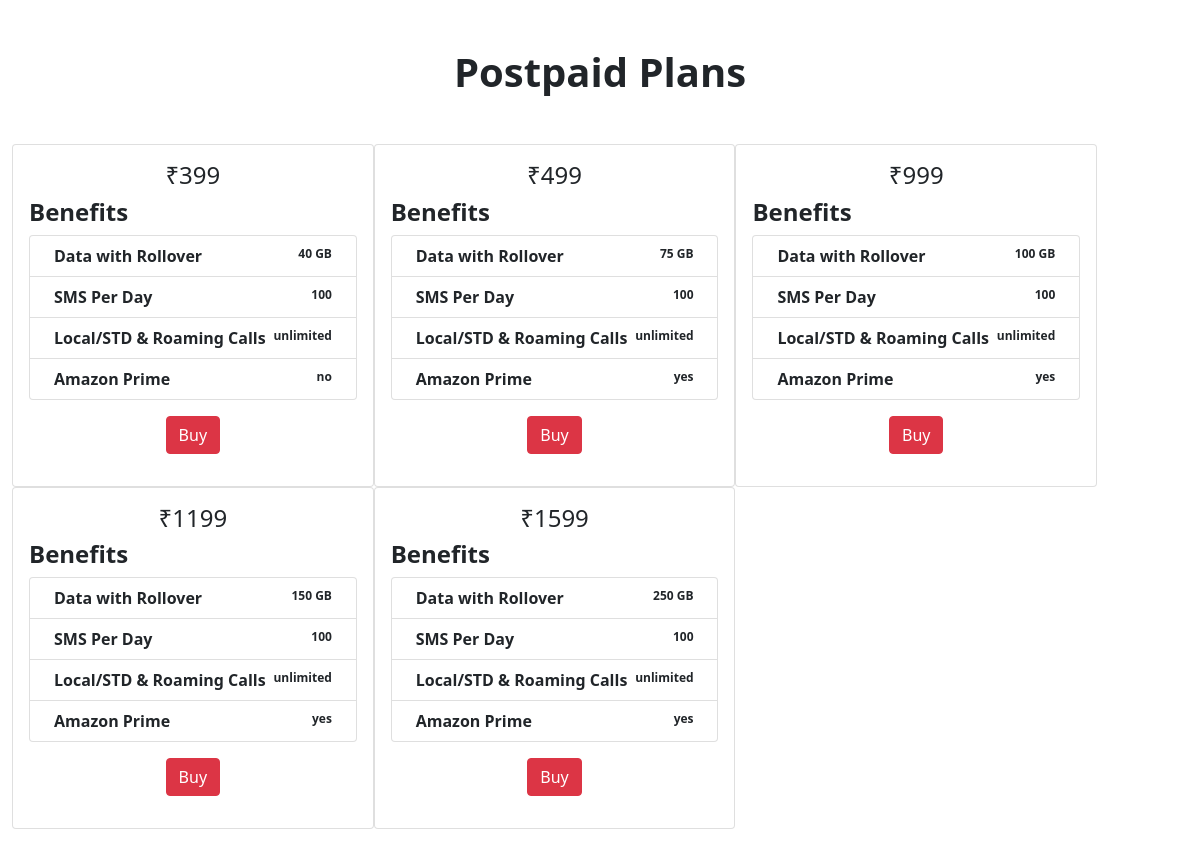
The page / on the database its author committed.
### airtelplans/models.py (models this page shows)
class Plan(models.Model):
    amount = models.PositiveIntegerField()
    data = models.CharField(max_length=20)
    sms = models.IntegerField()
    roaming = models.CharField(max_length=20)
    subscription_choice =(
        ('yes','yes'),
        ('no','no')
    )
    subscription = models.CharField(max_length=20,choices=subscription_choice)

### airtelplans/views.py (the view)
# urls.py: path('',views.plan),
def plan(request):
    postpaid_plan = Plan.objects.all()
    return render(request,'plan.html',{'postpaid_plan':postpaid_plan})

### templates/plan.html (shortened to what this page needs)
<!doctype html>
<html lang="en">
<head>
    <link href="https://cdn.jsdelivr.net/npm/bootstrap@5.0.2/dist/css/bootstrap.min.css" rel="stylesheet"
>
</head>
<body>
    <h1 class="text-center fw-bold my-5">Postpaid Plans</h1>
<div class="container-fluid">
    <div class="card-group my-5">
        {% for plan in postpaid_plan %}
        <form action="/buy-plan" method="post">
            <div class="card">
                <div class="card-body">
                    <h5 class="card-title text-center fs-4">₹{{plan.amount}}</h5>
                    <h4 class="fw-bold">Benefits</h4>
                    <ul class="list-group">
                        <li class="list-group-item d-flex justify-content-between align-items-start">
                            <div class="ms-2 me-auto">
                                <div class="fw-bold">Data with Rollover</div>
                            </div>
                            <span class="badge text-dark">{{plan.data}}</span>
                        </li>
                        <li class="list-group-item d-flex justify-content-between align-items-start">
                            <div class="ms-2 me-auto">
                                <div class="fw-bold">SMS Per Day</div>
                            </div>
                            <span class="badge text-dark">{{plan.sms}}</span>
                        </li>
                        <li class="list-group-item d-flex justify-content-between align-items-start">
                            <div class="ms-2 me-auto">
                                <div class="fw-bold">Local/STD & Roaming Calls</div>
                            </div>
                            <span class="badge text-dark">{{plan.roaming}}</span>
                        </li>
                        <li class="list-group-item d-flex justify-content-between align-items-start">
                            <div class="ms-2 me-auto">
                                <div class="fw-bold">Amazon Prime</div>
                            </div>
                            <span class="badge text-dark">{{plan.subscription}}</span>
                        </li>
                    </ul>
                    <div class="container text-center">
                        <button class="btn btn-danger my-3" type="sumbit">Buy</button>
                    </div>
                </div>
            </div>
        </form>
        {% endfor %}
    </div>
</div>
</body>
</html>

### rows shown on the page
Plan: amount "399", data "40 GB", sms "100", roaming "unlimited", subscription "no"
Plan: amount "499", data "75 GB", sms "100", roaming "unlimited", subscription "yes"
Plan: amount "999", data "100 GB", sms "100", roaming "unlimited", subscription "yes"
Plan: amount "1199", data "150 GB", sms "100", roaming "unlimited", subscription "yes"
Plan: amount "1599", data "250 GB", sms "100", roaming "unlimited", subscription "yes"
